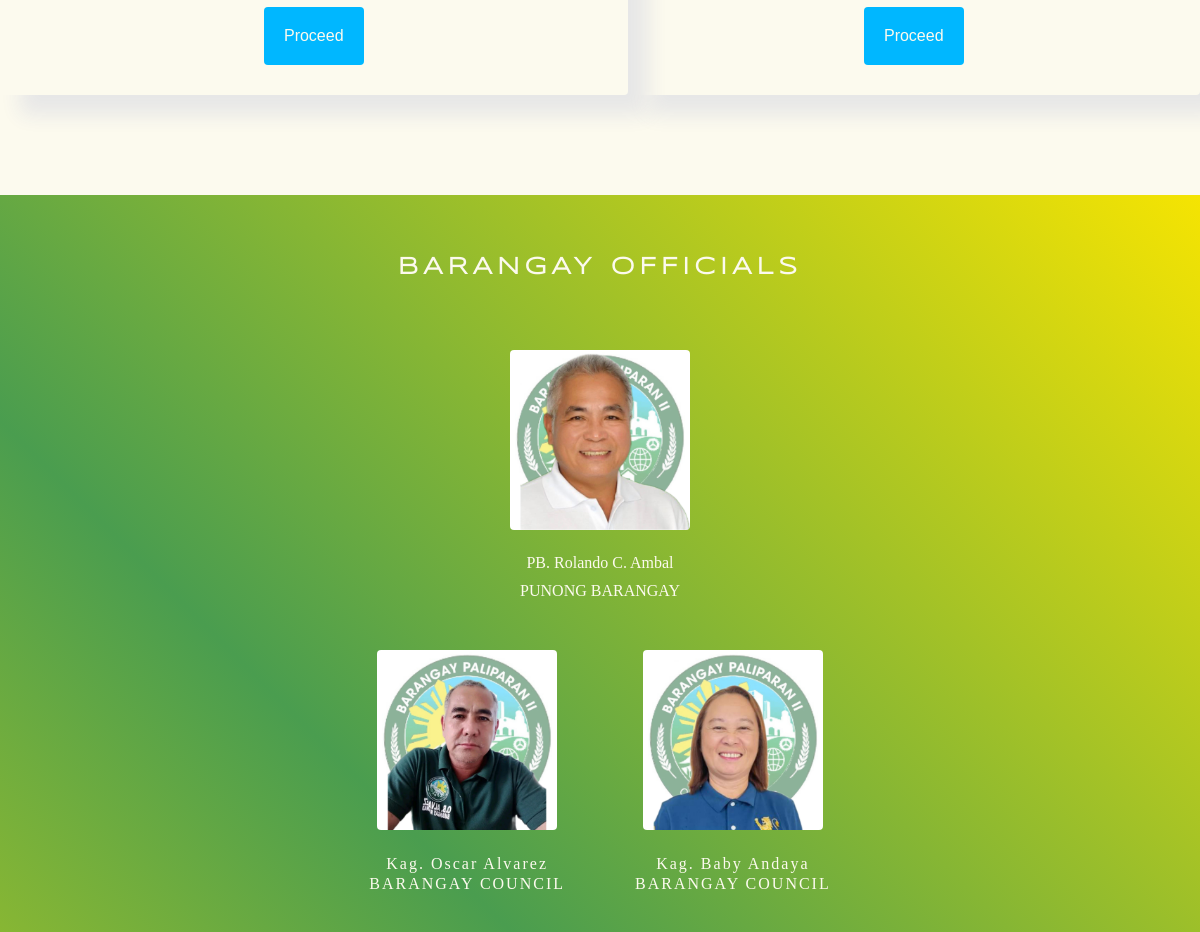
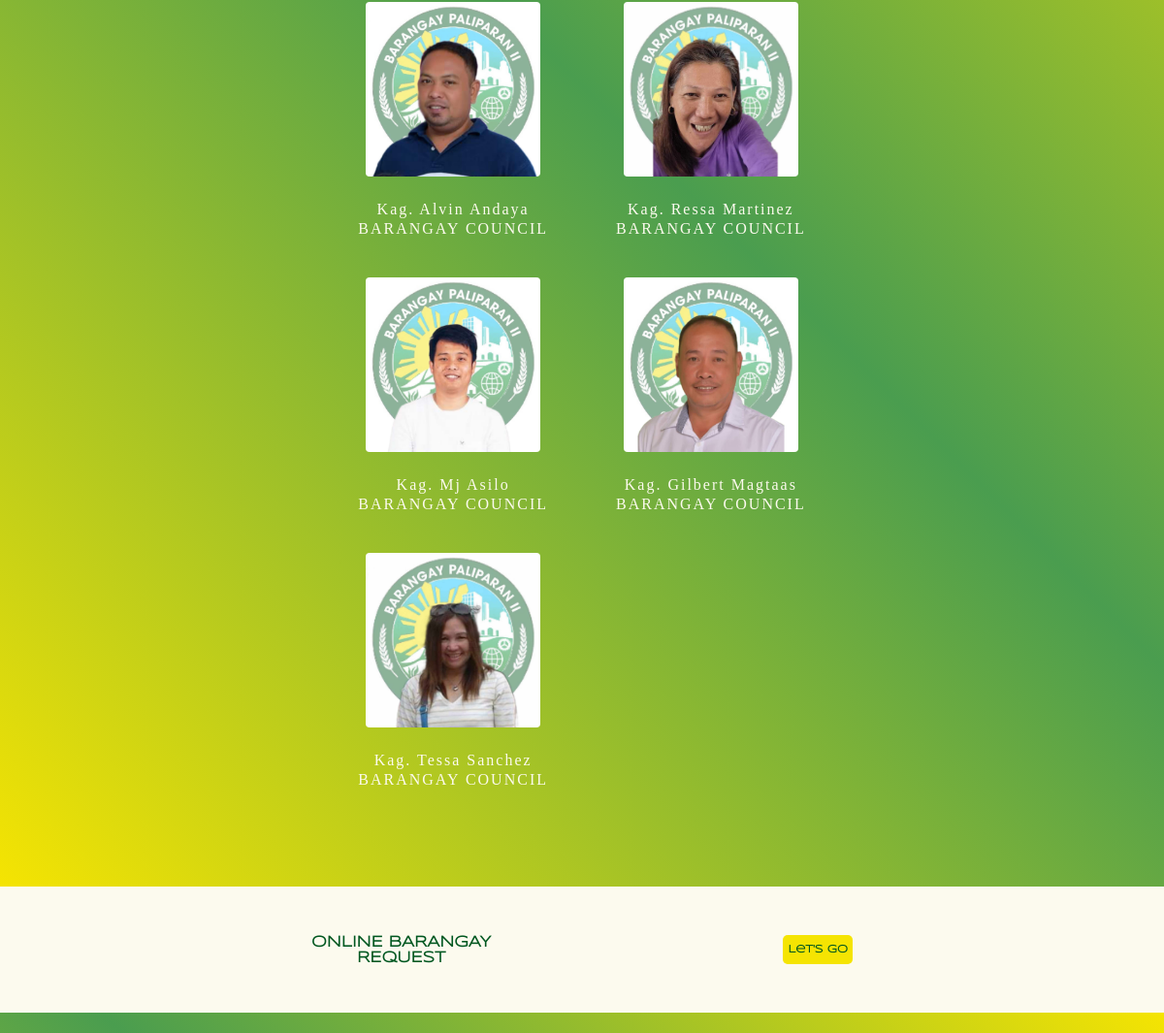
The app's page / (middle part), older data (2 pictures, top to bottom).
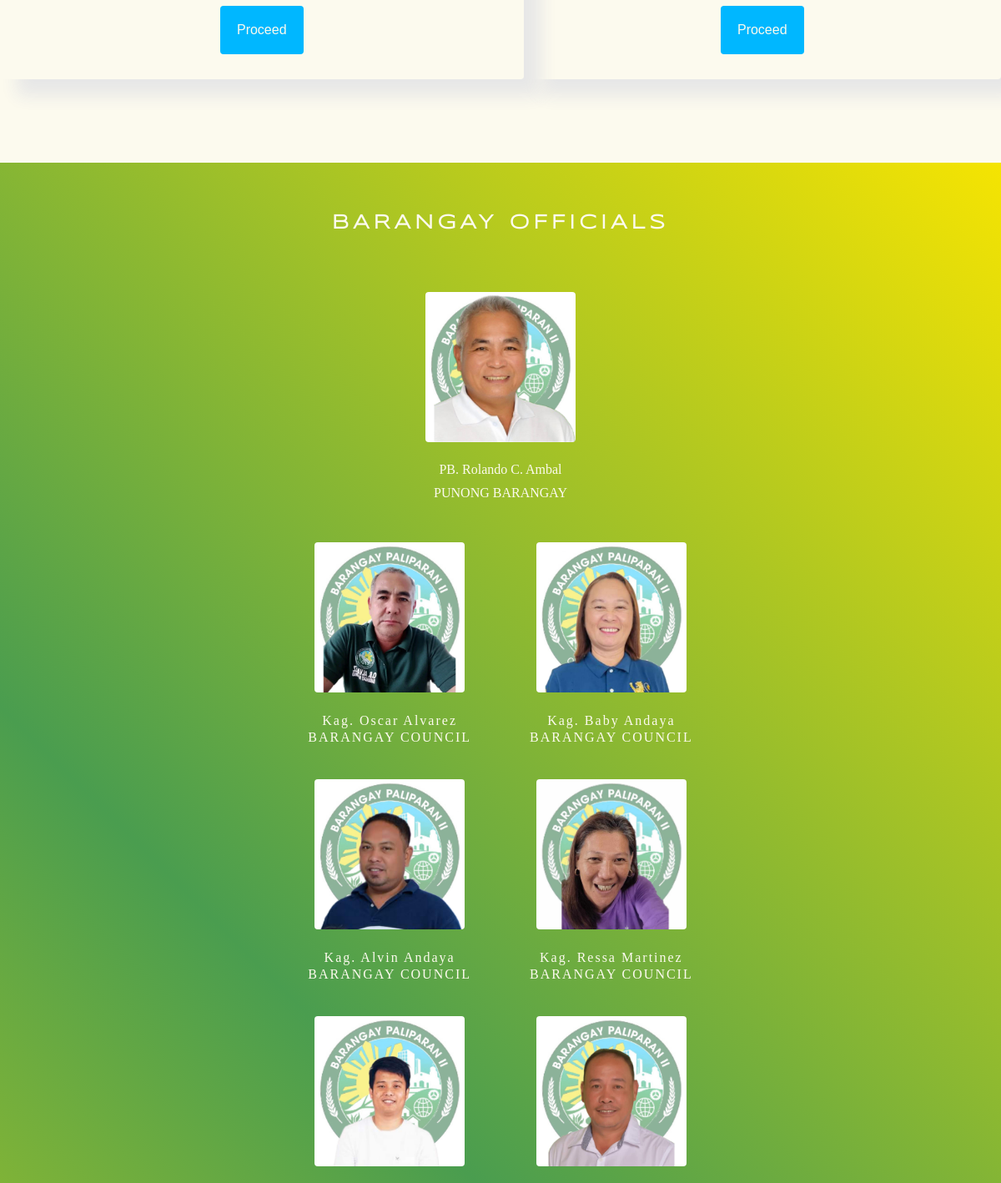
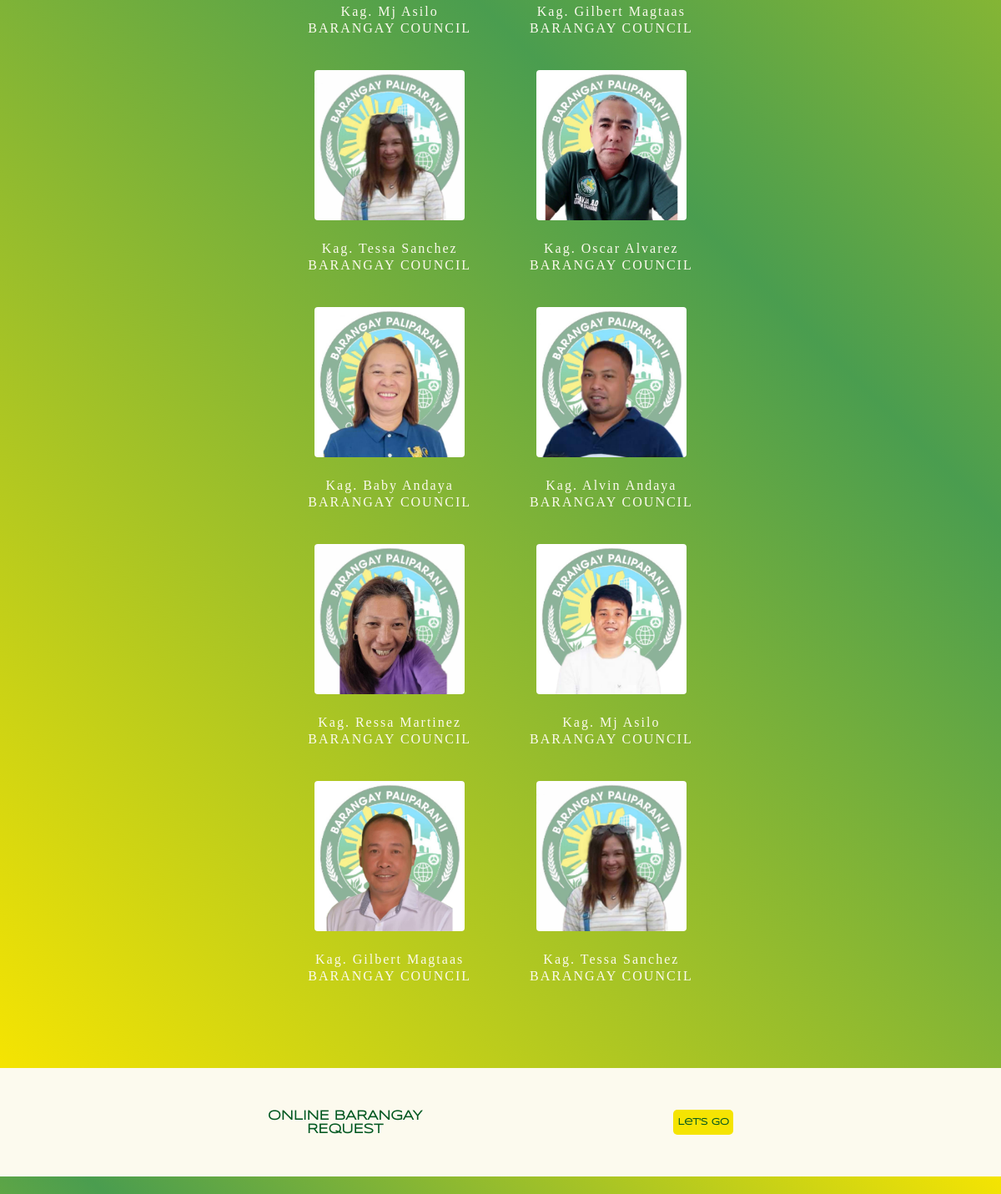
The same page, newer data (2 pictures, top to bottom).
### tables this page shows
CREATE TABLE `barangay_official` (
  `id` int(11) NOT NULL,
  `fullname` varchar(200) NOT NULL,
  `chairmanship` varchar(200) NOT NULL,
  `position` varchar(200) NOT NULL,
  `term_start` date NOT NULL,
  `term_end` date NOT NULL,
  `status` int(11) NOT NULL,
  `photo` varchar(200) NOT NULL
);

### index.php (the view, shortened to what this page needs)
<!DOCTYPE html>
<html lang="en">
<head>
    <link rel = "stylesheet" href = "index.css"/>
    <link rel = "stylesheet" href = "respon_index.css"/>
</head>
<body>
        <section id = "services">
        <div>
            <p>Request Business Permit<br></p>
            <a href="user_login/user_login_page.php"><button class = "btn_proceed">Proceed</button></a>
        </div>
        <div>
            <p>Request Branagay Cedula<br></p>
            <a href="user_login/user_login_page.php"><button class = "btn_proceed">Proceed</button></a>
        </div>
        </section>
        <section id = "official">
        <h1>BARANGAY OFFICIALS</h1>
            <div class = "chairman">
                <?php
                    require('database/conn_db.php');
                    $sql = "SELECT * FROM barangay_official WHERE chairmanship = 'Chairman' ORDER BY id DESC";
                        $result = mysqli_query($conn, $sql);
                        if (mysqli_num_rows($result) > 0) {
                           $row = mysqli_fetch_assoc($result);
                            $fullname = $row["fullname"];
                            $image = $row["photo"];
                            ?>
                             <img src="asset/image/official/<?php echo $image;?>" alt="">
                                <p><?php echo  $fullname ;?></p>
                                <p>PUNONG BARANGAY</p>
                            <?php
                        }
                ?>
            </div>
            <div class = "_kagawad">
            <?php
                require('database/conn_db.php');
                $sql = "SELECT * FROM barangay_official WHERE chairmanship = 'Kagawad' OR chairmanship = 'SK Chairman' OR chairmanship = 'SK Kagawad'";
                $result = $conn->query($sql);
                if ($result->num_rows > 0) {
                    while ($row = $result->fetch_assoc()) {
                        $fullname = $row["fullname"];
                        $chairman = $row["chairmanship"];
                        $firstThreeLetters = substr($chairman, 0, 3);
                        $image = $row["photo"];
                        ?>
                        <div>
                            <img src="asset/image/official/<?php echo $image ?>" alt="">
                            <p><?php echo  $firstThreeLetters . ". " . $fullname;?></p>
                            <p>BARANGAY COUNCIL</p>
                            </div>
                        <?php
                    }
                }
            ?>
            </div>
        </section>
        <section id = "online_request">
            <h1>ONLINE BARANGAY <br>REQUEST</h1>
            <a href="user_login/user_login_page.php"><button>Let's Go</button></a>
        </section>
        <section id = "galllery">
            <h1>GALLERY</h1>
        </section>
</body>
</html>

### index.css (style rules this page uses)
* { margin: 0px; padding: 0px; box-sizing: content-box; }
html { scroll-behavior: smooth; }
:root { --bg-color:#FCFAEE; --2nd-bg-color:#4A9D4f; --sub-bg-color: #005720 ; --1st-text-color: #005720 ; --2nd-text-color: rgb(53, 53, 53); --3rd-text-color: #FCFAEE; --btn-color: #F5E402; --other-color :rgb(0, 183, 255); }
body { background-color: var(--bg-color); overflow-x: hidden; }
#services { height: max-content; display: grid; grid-template-columns: auto auto; row-gap: 30px; column-gap: -40px; font-family: "main_text"; font-size: 1.4rem; font-weight: 600; color: var(--1st-text-color); }
#services button { padding: 20px; border-radius: 50%; margin-bottom: 20px; cursor: pointer; border: none; background-color: rgb(230, 229, 229); }
#services .btn_proceed { border-radius: 4px; font-size: 1rem; background-color: rgb(0, 183, 255); color: var(--bg-color); }
#services div { padding: 10px 20px 10px 20px; text-align: center; cursor: pointer; transition: all 0.5s ease; box-shadow: 20px 20px 20px rgb(231, 231, 231); border-radius: 4px; border: none; }
#services div p { font-size: 1rem; color: rgb(158, 158, 158); margin-top: 20px; padding: 10px; text-align: center; font-family: "sub_text"; }
#official { height: max-content; background-image: linear-gradient(45deg,var(--btn-color),var(--2nd-bg-color),var(--btn-color)); padding-bottom: 80px; }
#official img { width: 200px; height: 200px; margin-bottom: 20px; border-radius: 4px; }
#official h1 { text-align: center; margin-bottom: 50px; font-size: 2.2rem; padding-top: 60px; font-family: "main_text"; font-weight: 900; color: var(--bg-color); letter-spacing: 10px; }
#official .chairman { text-align: center; }
#official .chairman p { color: var(--bg-color); font-size: 1.5rem; font-family: "sub_text"; margin-bottom: 10px; }
#official ._kagawad { display: grid; grid-template-columns: auto auto auto; padding: 20px; text-align: center; justify-content: center; column-gap: 20px; row-gap: 20px; }
#official ._kagawad div p { line-height: 30px; font-size: 1.2rem; font-family: "sub_text"; letter-spacing: 2px; color: var(--bg-color); font-weight: 400; }
#online_request { height: 40vh; display: flex; justify-content: space-evenly; }
#online_request h1 { margin-left: 100px; padding-top: 100px; font-family: "main_text"; font-size: 1.7rem; color: var(--1st-text-color); text-align: center; }
#online_request button { margin-top: 100px; padding: 10px; width: 100px; margin-right: 150px; background-color: var(--btn-color); border-radius: 5px; border: none; width: 15vw; font-size: 1rem; font-weight: 600; font-family: "main_text"; cursor: pointer; color: var(--1st-text-color); height: 40px; }
#galllery { height: max-content; font-family: "main_text"; background-image: linear-gradient(45deg,var(--btn-color),var(--2nd-bg-color),var(--btn-color)); padding-bottom: 100px; }
#galllery h1 { text-align: center; padding-bottom: 100px; padding-top: 70px; font-size: 2rem; letter-spacing: 10px; font-weight: 900; color: var(--bg-color); }

Row changes from the older to the newer data that the page shows:
added barangay_official: photo (picture), chairmanship "Kag", fullname "Oscar Alvarez"
added barangay_official: photo (picture), chairmanship "Kag", fullname "Baby Andaya"
added barangay_official: photo (picture), chairmanship "Kag", fullname "Alvin Andaya"
added barangay_official: photo (picture), chairmanship "Kag", fullname "Ressa Martinez"
added barangay_official: photo (picture), chairmanship "Kag", fullname "Mj Asilo"
added barangay_official: photo (picture), chairmanship "Kag", fullname "Gilbert Magtaas"
added barangay_official: photo (picture), chairmanship "Kag", fullname "Tessa Sanchez"
